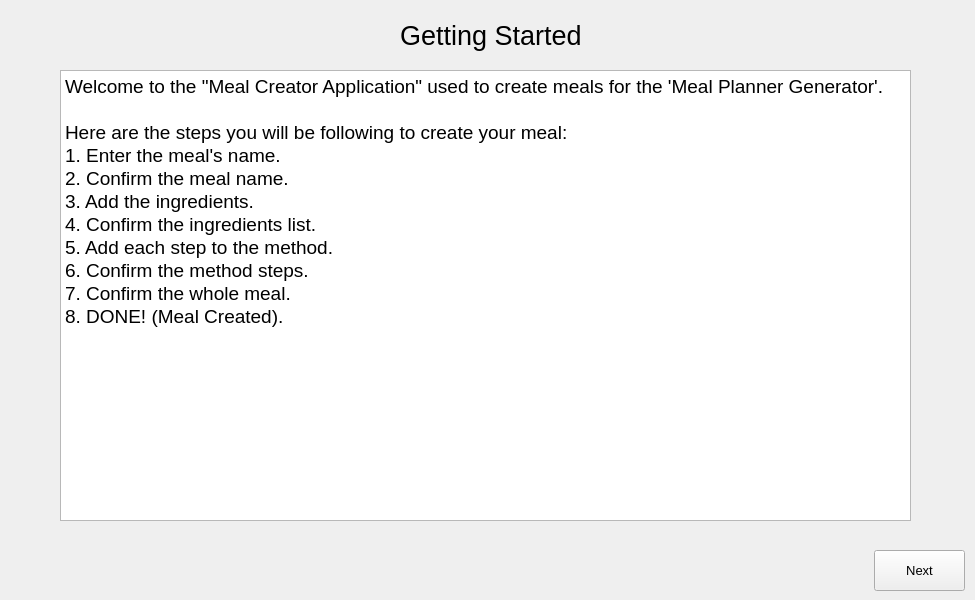
<?xml version="1.0" encoding="UTF-8"?>
<ui version="4.0">
 <class>MainWindow</class>
 <widget class="QMainWindow" name="MainWindow">
  <property name="geometry">
   <rect>
    <x>0</x>
    <y>0</y>
    <width>975</width>
    <height>600</height>
   </rect>
  </property>
  <property name="windowTitle">
   <string>Getting started</string>
  </property>
  <widget class="QWidget" name="centralWidget">
   <widget class="QLabel" name="lbl_getting_started">
    <property name="geometry">
     <rect>
      <x>400</x>
      <y>10</y>
      <width>181</width>
      <height>51</height>
     </rect>
    </property>
    <property name="font">
     <font>
      <family>MS Shell Dlg 2</family>
      <pointsize>20</pointsize>
      <weight>50</weight>
      <bold>false</bold>
     </font>
    </property>
    <property name="text">
     <string>Getting Started </string>
    </property>
   </widget>
   <widget class="QPlainTextEdit" name="txt_steps_for_program">
    <property name="geometry">
     <rect>
      <x>60</x>
      <y>70</y>
      <width>851</width>
      <height>451</height>
     </rect>
    </property>
    <property name="font">
     <font>
      <family>MS Shell Dlg 2</family>
      <pointsize>14</pointsize>
     </font>
    </property>
    <property name="readOnly">
     <bool>true</bool>
    </property>
    <property name="plainText">
     <string>Welcome to the &quot;Meal Creator Application&quot; used to create meals for the 'Meal Planner Generator'.

Here are the steps you will be following to create your meal:
1. Enter the meal's name.
2. Confirm the meal name.
3. Add the ingredients.
4. Confirm the ingredients list.
5. Add each step to the method.
6. Confirm the method steps.
7. Confirm the whole meal.
8. DONE! (Meal Created).</string>
    </property>
   </widget>
   <widget class="QPushButton" name="btn_next">
    <property name="geometry">
     <rect>
      <x>874</x>
      <y>550</y>
      <width>91</width>
      <height>41</height>
     </rect>
    </property>
    <property name="font">
     <font>
      <pointsize>10</pointsize>
     </font>
    </property>
    <property name="text">
     <string>Next</string>
    </property>
   </widget>
  </widget>
 </widget>
 <layoutdefault spacing="6" margin="11"/>
 <resources/>
 <connections/>
</ui>
